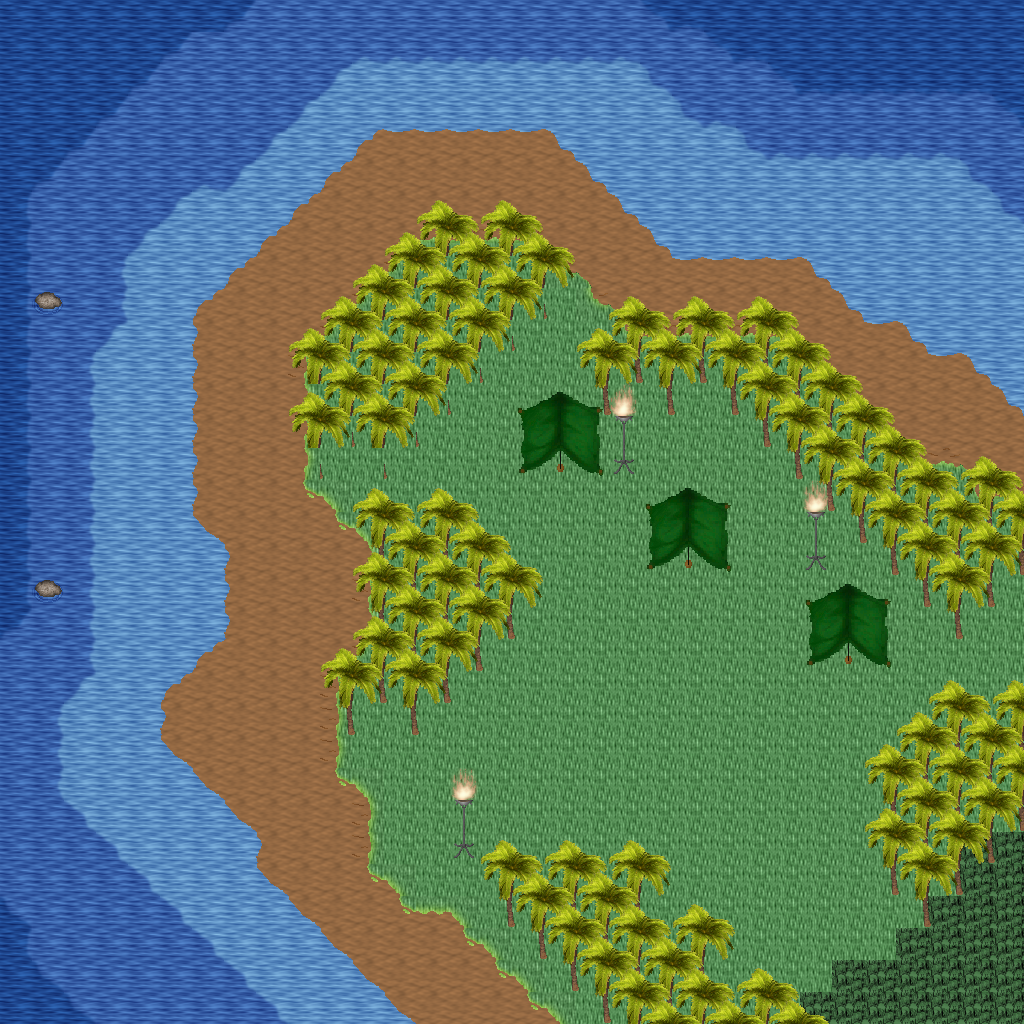

This is a level from a 2D game, rendered from its Tiled map with the project's own tilesets. A one-line summary and the map file follow, with tile-layer data summarised:
An orthogonal 32x32 tile map with 32x32 px tiles, 5 tile layers (Ground, Objects, Objects2, Above, ...), 1 hidden layer not drawn, 26 tilesets.

<map version="1.10" tiledversion="1.11.0" orientation="orthogonal" renderorder="right-down" width="32" height="32" tilewidth="32" tileheight="32" infinite="0" nextlayerid="11" nextobjectid="1">
 <tileset firstgid="1" name="ground_ground" tilewidth="32" tileheight="32" tilecount="33" columns="3">
  <image source="../drawable/ground_ground.png" width="96" height="352" />
 </tileset>
 <tileset firstgid="34" name="ground_water_pool" tilewidth="32" tileheight="32" tilecount="72" columns="3">
  <image source="../drawable/ground_water_pool.png" width="96" height="768" />
 </tileset>
 <tileset firstgid="106" name="ground_water_pool_deep" tilewidth="32" tileheight="32" tilecount="72" columns="3">
  <image source="../drawable/ground_water_pool_deep.png" width="96" height="768" />
 </tileset>
 <tileset firstgid="178" name="ground_water_pool_corners" tilewidth="32" tileheight="32" tilecount="72" columns="3">
  <image source="../drawable/ground_water_pool_corners.png" width="96" height="768" />
 </tileset>
 <tileset firstgid="250" name="ground_grass_edges" tilewidth="32" tileheight="32" tilecount="36" columns="12">
  <image source="../drawable/ground_grass_edges.png" width="384" height="96" />
 </tileset>
 <tileset firstgid="286" name="ground_grass_corners" tilewidth="32" tileheight="32" tilecount="24" columns="6">
  <image source="../drawable/ground_grass_corners.png" width="192" height="128" />
 </tileset>
 <tileset firstgid="310" name="ground_ladder_vertical_dark" tilewidth="32" tileheight="32" tilecount="3" columns="3">
  <image source="../drawable/ground_ladder_vertical_dark.png" width="96" height="32" />
 </tileset>
 <tileset firstgid="313" name="plant_tree_palm_tree" tilewidth="32" tileheight="32" tilecount="6" columns="2">
  <image source="../drawable/plant_tree_palm_tree.png" width="64" height="96" />
 </tileset>
 <tileset firstgid="319" name="plant_tree_tree_realistic" tilewidth="32" tileheight="32" tilecount="16" columns="4">
  <image source="../drawable/plant_tree_tree_realistic.png" width="128" height="128" />
 </tileset>
 <tileset firstgid="335" name="logic_creature_animal" tilewidth="32" tileheight="32" tilecount="32" columns="8">
  <image source="../drawable/logic_creature_animal.png" width="256" height="128" />
 </tileset>
 <tileset firstgid="367" name="logic_collision" tilewidth="32" tileheight="32" tilecount="1" columns="1">
  <image source="../drawable/logic_collision.png" width="32" height="32" />
 </tileset>
 <tileset firstgid="368" name="plant_bush_various_small" tilewidth="32" tileheight="32" tilecount="9" columns="3">
  <image source="../drawable/plant_bush_various_small.png" width="96" height="96" />
 </tileset>
 <tileset firstgid="377" name="ground_ridge_earth_pale" tilewidth="32" tileheight="32" tilecount="96" columns="12">
  <image source="../drawable/ground_ridge_earth_pale.png" width="384" height="256" />
 </tileset>
 <tileset firstgid="473" name="object_tent" tilewidth="32" tileheight="32" tilecount="9" columns="3">
  <image source="../drawable/object_tent.png" width="96" height="96" />
 </tileset>
 <tileset firstgid="482" name="logic_creature_amazon" tilewidth="32" tileheight="32" tilecount="16" columns="8">
  <image source="../drawable/logic_creature_amazon.png" width="256" height="64" />
 </tileset>
 <tileset firstgid="498" name="furniture_light_iron_lamp" tilewidth="32" tileheight="32" tilecount="3" columns="1">
  <image source="../drawable/furniture_light_iron_lamp.png" width="32" height="96" />
 </tileset>
 <tileset firstgid="501" name="furniture_light_flames" tilewidth="32" tileheight="32" tilecount="6" columns="6">
  <image source="../drawable/furniture_light_flames.png" width="192" height="32" />
 </tileset>
 <tileset firstgid="507" name="ground_rock_rocks_2" tilewidth="32" tileheight="32" tilecount="4" columns="2">
  <image source="../drawable/ground_rock_rocks_2.png" width="64" height="64" />
 </tileset>
 <tileset firstgid="511" name="logic_portal" tilewidth="32" tileheight="32" tilecount="24" columns="8">
  <image source="../drawable/logic_portal.png" width="256" height="96" />
 </tileset>
 <tileset firstgid="535" name="logic_item_fruits" tilewidth="32" tileheight="32" tilecount="16" columns="8">
  <image source="../drawable/logic_item_fruits.png" width="256" height="64" />
 </tileset>
 <tileset firstgid="551" name="plant_pineapple_plant" tilewidth="32" tileheight="32" tilecount="6" columns="2">
  <image source="../drawable/plant_pineapple_plant.png" width="64" height="96" />
 </tileset>
 <tileset firstgid="557" name="ground_grass_2" tilewidth="32" tileheight="32" tilecount="21" columns="3">
  <image source="../drawable/ground_grass_2.png" width="96" height="224" />
 </tileset>
 <tileset firstgid="578" name="light_dim_yellow_light_7x5" tilewidth="32" tileheight="32" tilecount="35" columns="7">
  <image source="../drawable/light_dim_yellow_light_7x5.png" width="224" height="160" />
 </tileset>
 <tileset firstgid="613" name="light_yellow_light_5x5" tilewidth="32" tileheight="32" tilecount="25" columns="5">
  <image source="../drawable/light_yellow_light_5x5.png" width="160" height="160" />
 </tileset>
 <tileset firstgid="638" name="logic_creature_spider" tilewidth="32" tileheight="32" tilecount="3" columns="3">
  <image source="../drawable/logic_creature_spider.png" width="96" height="32" />
 </tileset>
 <tileset firstgid="641" name="logic_creature_reptile" tilewidth="32" tileheight="32" tilecount="7" columns="7">
  <image source="../drawable/logic_creature_reptile.png" width="224" height="32" />
 </tileset>
 <layer id="1" name="Ground" width="32" height="32">
  <data>[1024 cells, 1024 non-empty, 17 distinct tile ids]</data>
 </layer>
 <layer id="2" name="Objects" width="32" height="32">
  <data>[1024 cells, 318 non-empty, 29 distinct tile ids]</data>
 </layer>
 <layer id="3" name="Objects2" width="32" height="32">
  <data>[1024 cells, 107 non-empty, 4 distinct tile ids]</data>
 </layer>
 <layer id="4" name="Above" width="32" height="32">
  <data>[1024 cells, 182 non-empty, 10 distinct tile ids]</data>
 </layer>
 <layer id="5" name="Above2" width="32" height="32">
  <data>[1024 cells, 42 non-empty, 2 distinct tile ids]</data>
 </layer>
 <layer id="6" name="Walkable" width="32" height="32" visible="0">
  <data>[1024 cells, 412 non-empty, 1 distinct tile ids]</data>
 </layer>
 <objectgroup id="7" name="Mapevents" />
 <objectgroup id="8" name="Spawn" />
 <objectgroup id="9" name="Keys" />
 <objectgroup id="10" name="Replace" />
</map>
